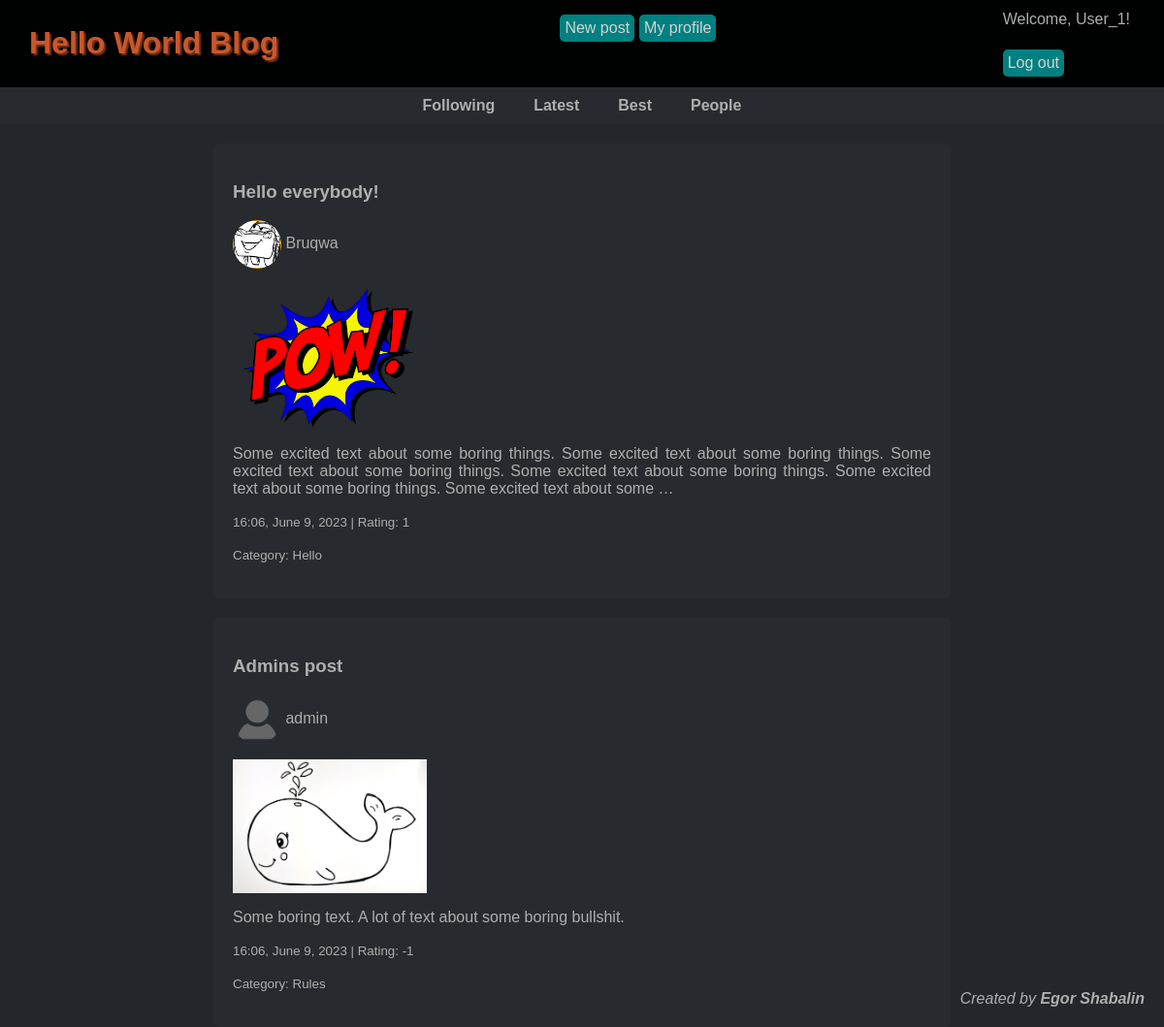
The page /following/ (signed in) on the database its author committed.
### blog/models.py (models this page shows, shortened)
class Post(models.Model):
    title = models.CharField(max_length=200)
    text = models.TextField()
    img = models.ImageField(default=None, upload_to="post_imgs", blank=True, null=True)
    author = models.ForeignKey(
        User, on_delete=models.DO_NOTHING, blank=False, null=False
    )
    likes = models.ManyToManyField(User, related_name="post_likes")
    dislikes = models.ManyToManyField(User, related_name="post_dislikes")
    comments = models.IntegerField(default=0, null=True)
    category = models.ForeignKey(Category, on_delete=models.DO_NOTHING, null=True)
    created_at = models.DateTimeField(auto_now_add=True)
    updated_at = models.DateTimeField(auto_now=True)
    posted = models.BooleanField(default=False)
    def rating(self):
        rating = int(self.likes.count() - self.dislikes.count())
        return rating
    class Meta:
        ordering = ("-created_at",)
        verbose_name_plural = "Posts"

class Profile(models.Model):
    current_user = models.OneToOneField(User, on_delete=models.CASCADE)
    ava = models.ImageField(default=None, upload_to="avatars", blank=True, null=True)
    bio = models.TextField(blank=True, null=True)
    follows = models.ManyToManyField(
        "self", related_name="followed_by", symmetrical=False, blank=True
    )

class Category(models.Model):
    name = models.CharField(max_length=200)
    created_at = models.DateTimeField(auto_now_add=True)
    updated_at = models.DateTimeField(auto_now=True)
    def __str__(self) -> str:
        return self.name
    class Meta:
        verbose_name_plural = "Categories"

### blog/views.py (the view)
# urls.py: path("following/", authors_you_follow, name="authors_you_follow"),
def authors_you_follow(request):
    posts = Post.objects.all()
    my_follows = request.user.profile.follows.all()
    posts_follow = []
    for post in posts:
        if post.author.profile in my_follows:
            posts_follow.append(post)
    return render(
        request,
        "blog/authors_you_follow.html",
        {"posts_follow": posts_follow, "my_follows": my_follows},
    )

### blog/templates/blog/authors_you_follow.html
{% extends 'blog/base.html' %}
{% load static %}
{% block content %}
{% if posts_follow %}
    <div class='article_list'>
    {% for post in posts_follow %}
        <div class="content">
            <a href="{% url 'blog:post_detail' post.id %}">
                <h3>{{ post.title }}</h3>
                {% if post.author.profile.ava %}
                    <p><img id='ava_small' src="{{ post.author.profile.ava.url }}" alt="ava"> {{ post.author }}</p>
                {% else %}
                    <p><img id='ava_small' src="{% static 'blog/avatar.png' %}" alt="ava"> {{ post.author }}</p>
                {% endif %}
                {% if post.img %}
                    <img class="content_image" src={{ post.img.url }} alt="img">
                {% endif %}
                <p>{{ post.text|truncatewords:40 }}</p>
                <p><small>{{ post.created_at|date:"H:m, F j, Y" }} | Rating: {{ post.rating }}</small></p>
                <p><small>Category: {{ post.category }}</small></p>
            </a>
        </div>
    </div>
{% endfor %}
{% else %}
    <div class="content_detail">
        <h4>No posts available yet.</h4>
    </div>
{% endif %}
{% endblock %}

### blog/templates/blog/base.html (shortened to what this page needs)
{% load static %}
<!DOCTYPE HTML>
<html>
<head>
    <link rel="stylesheet" type="text/css" href="{% static 'blog/base.css' %}">
</head>
<body>
    <div id='header_and_login'>
        <div id="header">
            <h1 id='site_name'><strong>Hello World Blog</strong></h1>
        </div>
        {% if request.user.is_authenticated %}
            <div id='logged_user_buttons'>
                <a id="button" href="{% url 'blog:new_post' %}">New post</a>
                <a id="button" href="{% url 'blog:profile' request.user.id %}">My profile</a>
            </div>
        {% endif %}
        <div id="login_signup_buttons">
            {% if request.user.is_authenticated %}
                <p id='welcome'>Welcome, {{ user.username }}!</p>
                <a id="button" href="{% url 'logout' %}">Log out</a>
            {% else %}
                <a id="signup" href="{% url 'blog:signup' %}">Sign up</a>
                <a id="button" href="{% url 'blog:login' %}">Log in</a>
            {% endif %}
        </div>
    </div>
    <div id="main_menu">
        {% if request.user.is_authenticated %}
        <a href="{% url 'blog:authors_you_follow' %}">Following</a>
        {% endif %}
        <a href="{% url 'blog:posts' %}">Latest</a>
        <a href="{% url 'blog:best' %}">Best</a>
        <a href="{% url 'blog:user_list' %}">People</a>
    </div>
    {% block content %}
    {% endblock %}
    <footer>
        <i>Created by <strong><a href="mailto:egor.shabalin.wd@gmail.com">Egor Shabalin</a></strong></i>
    </footer>
</body>
</html>

### static/blog/base.css (style rules this page uses)
body { background-color: #23262Bff; color: #AEAFAEff; font-family: 'Orbitron', sans-serif; margin: 0; }
a { text-decoration: none; color: #AEAFAEff; }
#header_and_login { display: flex; flex-direction: row; justify-content: space-between; flex-wrap: wrap; background-color: #000101ff; }
#header { background-color: #000101ff; padding: 5px 0 5px 30px; margin: 0; color: #C8582Cff; font-family: 'Orbitron', sans-serif; }
#site_name { text-shadow: 2px 2px 2px rgb(129, 57, 28); }
#logged_user_buttons { display: flex; flex-direction: row; flex-wrap: wrap; padding: 5px; margin: 5px; background-color: #000101ff; }
#login_signup_buttons { display: flex; flex-direction: column; flex-wrap: wrap; justify-content: space-around; background-color: #000101ff; margin-right: 30px; }
#welcome { margin: 5px 5px 5px 0; padding: 0; }
#button { background-color: teal; color: lightgray; border-radius: 5px; text-align: center; padding: 5px; margin: 5px 5px 5px 0; display: flex; border-style: none; width: fit-content; height: fit-content; }
#main_menu { margin: 0; padding: 10px 0 10px 0; background-color: #272A2Eff; display: flex; align-items: center; justify-content: center; font-weight: bold; }
#main_menu a { margin: 0 20px 0 20px; }
.article_list { text-align: center; display: flex; flex-direction: column; flex-wrap: wrap; justify-content: space-between; }
.content { border-radius: 5px; background-color: #272A2Eff; text-align: justify; width: 60%; padding: 20px; margin: 20px auto 0 auto; height: fit-content; }
.content_image { display: flex; align-self: center; max-width: 200px; padding: 0 20px 0 0; margin: 0; image-rendering: optimizeQuality; }
footer { position: fixed; margin: 20px; bottom: 0; right: 0; }
#ava_small { vertical-align: middle; border-radius: 50%; width: 50px; height: 50px; padding: 0; margin: 0; }

### rows shown on the page
Post: title "Hello everybody!", author.profile.ava (picture), author "Bruqwa", img (picture), text "Some excited text about some boring things. Some excited text about some boring things. Some excited text about some boring things. Some excited text about some boring things. Some excited text about some boring things. Some excited text about some …", created_at "16:06, June 9, 2023", rating "1", category "Hello"
Post: title "Admins post", author "admin", img (placeholder picture), text "Some boring text. A lot of text about some boring bullshit.", created_at "16:06, June 9, 2023", rating "-1", category "Rules"

### other values the page prints
{{ user.username }} "User_1"
